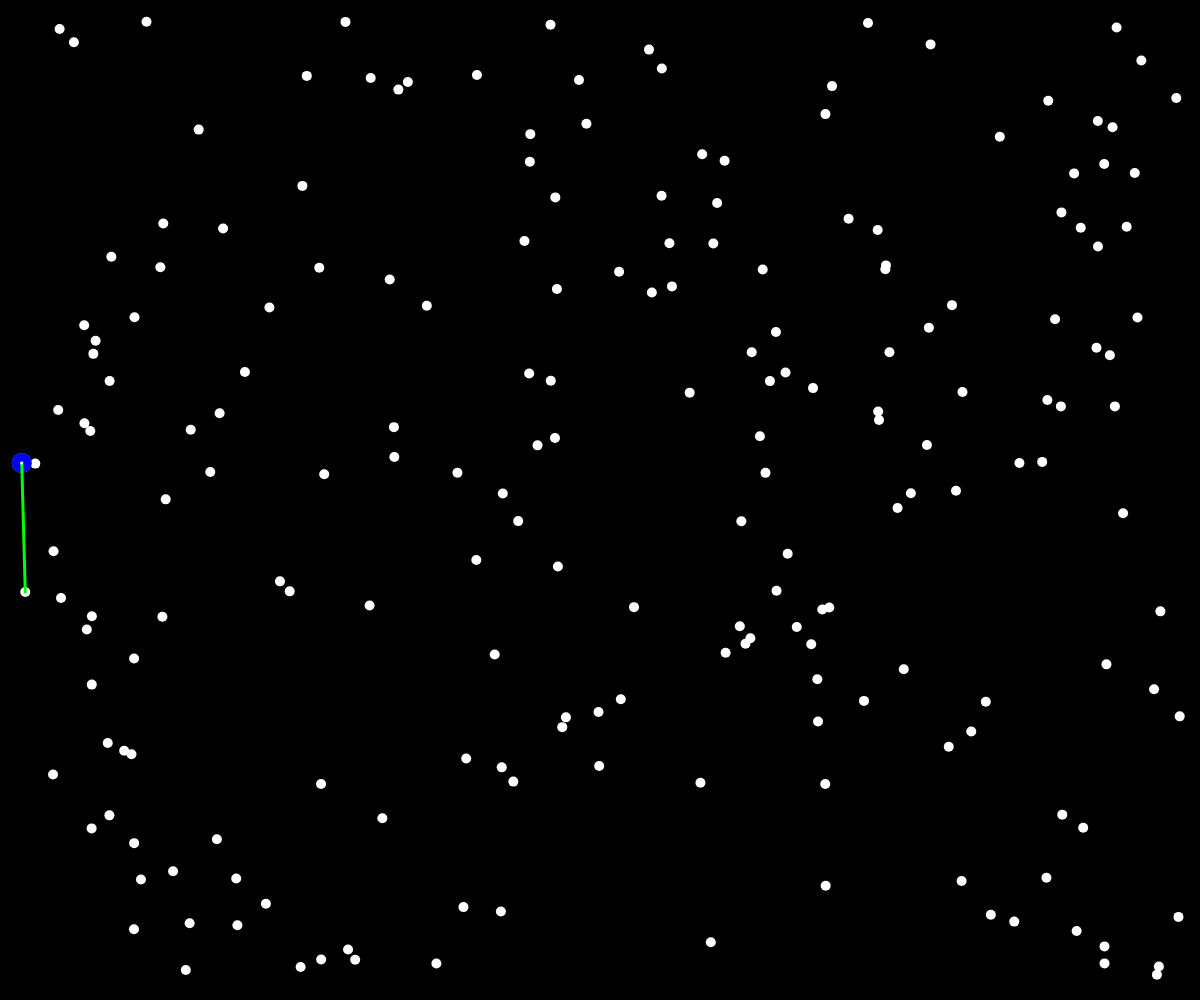
Frame 1 (no input)
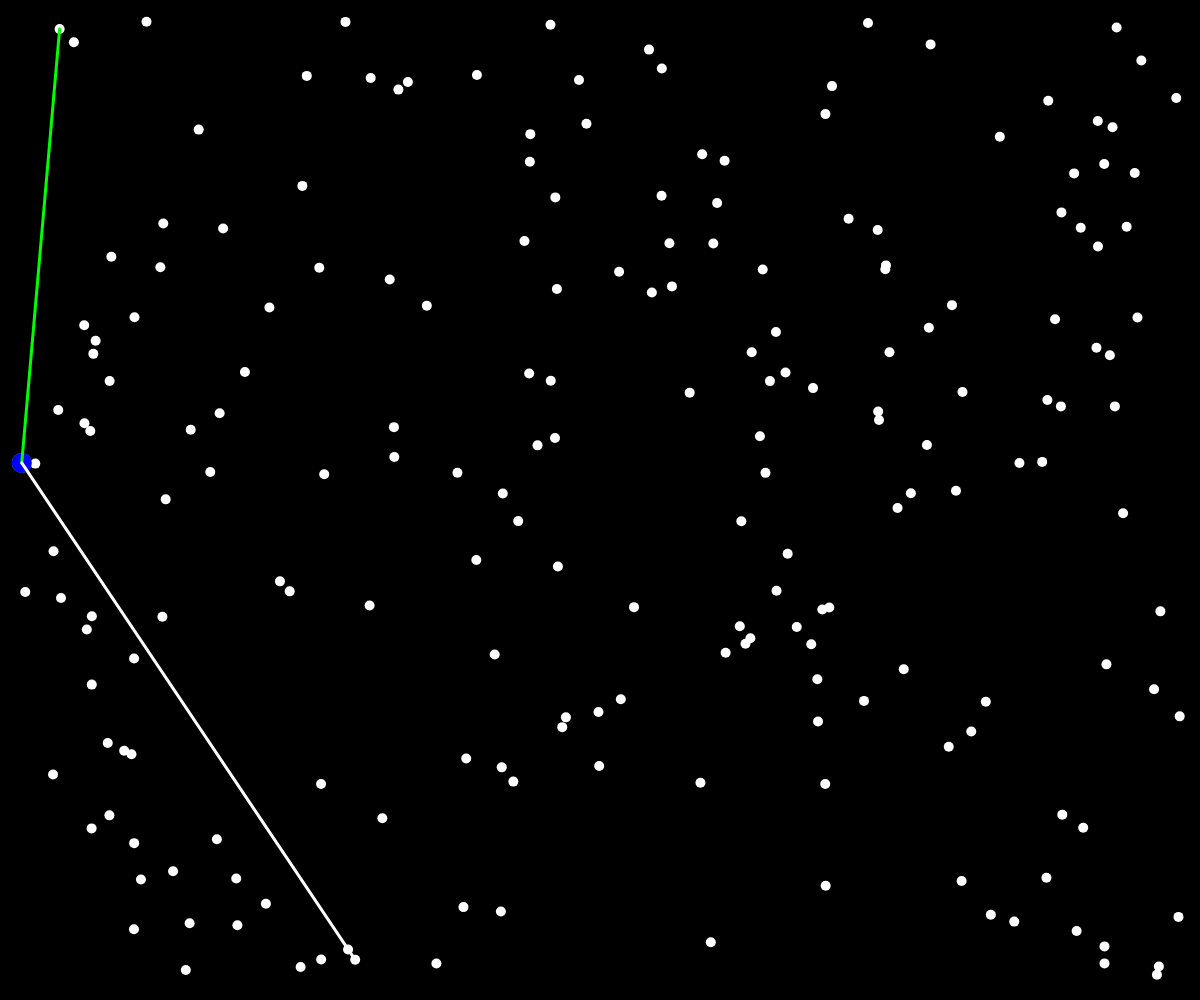
Frame 60 (no input)
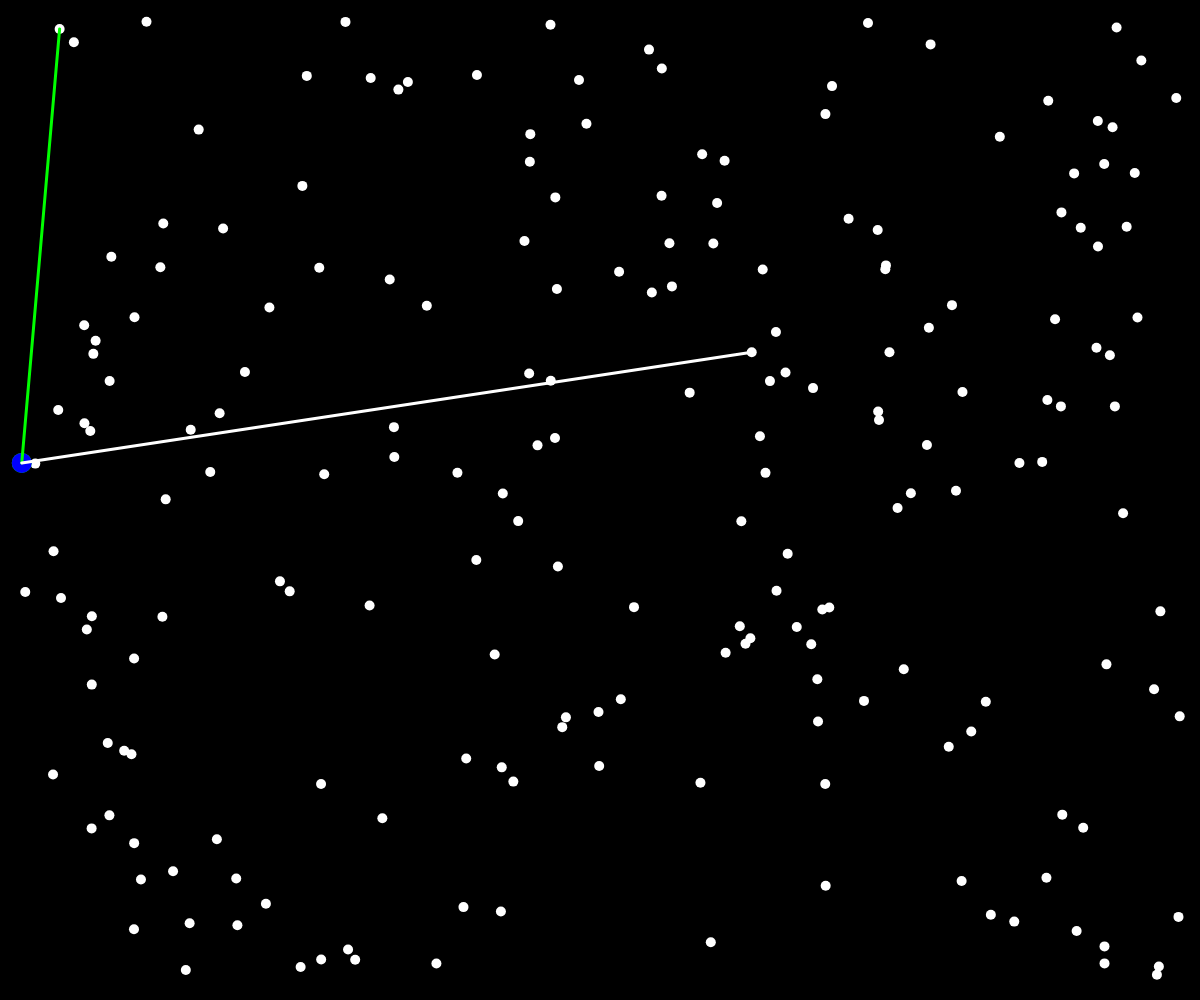
Frame 120 (the mouse pressed at the canvas centre since frame 60)

The p5.js sketch that drew these frames (run headless with seeded random() and noise() and a simulated clock; from frame 60 on, the mouse is pressed at the canvas centre):

// p5.js sketch
// ── sketch.js
let points = [];
let hull = [];
let buffer = 20;
let leftMost;
let currentVertex;
let index;
let nextVertex;
let done = false;
function setup() {
  createCanvas(windowWidth, windowHeight);
  for (let i = 0; i < 200; i++) {
    let v = createVector(
      random(buffer, width - buffer),
      random(buffer, height - buffer)
    );
    points.push(v);
  }
  points.sort((a, b) => a.x - b.x);
  leftMost = points[0];
  currentVertex = leftMost;
  hull.push(currentVertex);
  nextVertex = points[1];
  index = 0;
  let nextIndex = -1;
}

function draw() {
  background(0);
  strokeWeight(10);
  stroke(255);
  for (let p of points) {
    point(p.x, p.y);
  }
  stroke(0,0,255);
  fill(0,0,255,50);
  beginShape();
  for (let p of hull) {
    vertex(p.x, p.y);
  }
  endShape();
  if(done){
      noLoop();
  }
  stroke(0, 255, 0);
  strokeWeight(20);
  point(leftMost.x, leftMost.y);
  stroke(0, 0, 255);
  strokeWeight(20);
  point(leftMost.x, leftMost.y);
  strokeWeight(3);
  stroke(0,255,0);
  line(currentVertex.x, currentVertex.y, nextVertex.x, nextVertex.y);
  let checking = points[index];
  stroke(255);
  line(currentVertex.x, currentVertex.y, checking.x, checking.y);
  let a = p5.Vector.sub(nextVertex, currentVertex);
  let b = p5.Vector.sub(checking, currentVertex);
  let cross = a.cross(b);
  if (cross.z < 0) {
    nextVertex = checking;
    nextIndex = index;
  }
  index += 1;
  if (index === points.length) {
      if(nextVertex===leftMost){
            done = true;
      }
    hull.push(nextVertex);
    currentVertex = nextVertex;
    index = 0;
    nextVertex = leftMost;
  }
}
